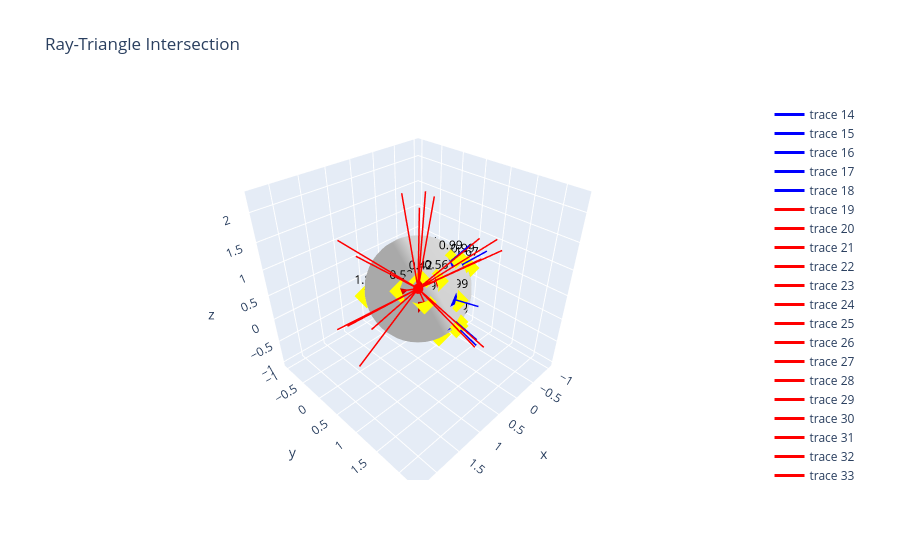

Notebook source saved alongside this figure:
### Markdown cell above
### 3. Ray Intersection
Cast 5 random rays from a point inside and a point outside the sphere, and highlight intersected triangles.

### Code cell
# Point inside (e.g., origin) and outside (e.g., [1, 1, 1])
inside_pt = torch.tensor([[0.0, 0.0, 0.0]], device='cuda', dtype=torch.float32).repeat(5, 1)
outside_pt = torch.tensor([[0.8, 0.8, 0.8]], device='cuda', dtype=torch.float32).repeat(20, 1)

ray_origins = torch.cat([inside_pt, outside_pt], dim=0)

# Random directions
torch.manual_seed(32)
ray_dirs = torch.randn(ray_origins.size(0), 3, device='cuda', dtype=torch.float32)
ray_dirs = torch.nn.functional.normalize(ray_dirs, dim=1)

# Perform Ray-Triangle Intersection
ray_ids, tri_ids, int_pts, distances = mesh.get_ray_intersection(ray_origins, ray_dirs, return_distance=True)

# Fetch vertices and faces for visualization
v_np = mesh.vertices.cpu().numpy()
f_np = mesh.triangles.cpu().numpy()

# Base mesh
fig = go.Figure(data=[
    go.Mesh3d(
        x=v_np[:, 0], y=v_np[:, 1], z=v_np[:, 2],
        i=f_np[:, 0], j=f_np[:, 1], k=f_np[:, 2],
        color='lightgray', opacity=1, showscale=False
    )
])

# Inside point rays (Indices 0 to 4) -> Blue
inside_mask = ray_ids < 5
inside_tris = tri_ids[inside_mask].cpu().numpy()
if len(inside_tris) > 0:
    for tri_idx in inside_tris:
        face = f_np[tri_idx]
        pts = v_np[face]
        fig.add_trace(go.Mesh3d(
            x=pts[:, 0], y=pts[:, 1], z=pts[:, 2],
            i=[0], j=[1], k=[2],
            color='blue', opacity=1.0
        ))

# Outside point rays (Indices 5 to 9) -> Red
outside_mask = ray_ids >= 5
outside_tris = tri_ids[outside_mask].cpu().numpy()
if len(outside_tris) > 0:
    for tri_idx in outside_tris:
        face = f_np[tri_idx]
        pts = v_np[face]
        fig.add_trace(go.Mesh3d(
            x=pts[:, 0], y=pts[:, 1], z=pts[:, 2],
            i=[0], j=[1], k=[2],
            color='red', opacity=1.0
        ))

# Draw the rays as lines
for i in range(ray_origins.size(0)):
    start = ray_origins[i].cpu().numpy()
    end = start + ray_dirs[i].cpu().numpy() * 1.5  # length 1.5
    color = 'blue' if i < 5 else 'red'
    fig.add_trace(go.Scatter3d(
        x=[start[0], end[0]], y=[start[1], end[1]], z=[start[2], end[2]],
        mode='lines', line=dict(color=color, width=3)
    ))

# Draw the intersection points with distances
int_pts_np = int_pts.cpu().numpy()
dist_np = distances.cpu().numpy()
fig.add_trace(go.Scatter3d(
    x=int_pts_np[:, 0], y=int_pts_np[:, 1], z=int_pts_np[:, 2],
    mode='markers+text',
    marker=dict(color='yellow', size=8, symbol='diamond'),
    text=[f"{d:.2f}" for d in dist_np],
    textposition="top center",
    textfont=dict(color='black', size=12),
    name='Intersections'
))

# Draw the points
fig.add_trace(go.Scatter3d(
    x=[0.0, 0.8], y=[0.0, 0.8], z=[0.0, 0.8],
    mode='markers', marker=dict(color=['blue', 'red'], size=6)
))

fig.update_layout(scene=dict(aspectmode='data'), title="Ray-Triangle Intersection")
fig.show()

### Figure 1 — Plotly figure (JSON) as saved in the notebook; plotly's stock layout.template omitted (floating-point values rounded to 4 significant figures; data arrays with more than 128 entries replaced by an {"elided": "..."} marker saying what was removed)
{"data": [{"color": "lightgray", "i": {"elided": "960 int values"}, "j": {"elided": "960 int values"}, "k": {"elided": "960 int values"}, "opacity": 1, "showscale": false, "type": "mesh3d", "x": {"elided": "482 float values"}, "y": {"elided": "482 float values"}, "z": {"elided": "482 float values"}}, {"color": "blue", "i": [0], "j": [1], "k": [2], "opacity": 1, "type": "mesh3d", "x": [-4.038e-08, 0.1913, -4.287e-08], "y": [0.9239, 0.9619, 0.9808], "z": [0.3827, 0.1951, 0.1951]}, {"color": "blue", "i": [0], "j": [1], "k": [2], "opacity": 1, "type": "mesh3d", "x": [-4.287e-08, 0.1802, -4.038e-08], "y": [0.9808, 0.9061, 0.9239], "z": [-0.1951, -0.3827, -0.3827]}, {"color": "blue", "i": [0], "j": [1], "k": [2], "opacity": 1, "type": "mesh3d", "x": [-0.2126, -0.1379, -0.2706], "y": [0.5133, 0.6935, 0.6533], "z": [0.8315, 0.7071, 0.7071]}, {"color": "blue", "i": [0], "j": [1], "k": [2], "opacity": 1, "type": "mesh3d", "x": [-0.5, -0.4619, -0.5879], "y": [0.5, 0.6913, 0.5879], "z": [0.7071, 0.5556, 0.5556]}, {"color": "blue", "i": [0], "j": [1], "k": [2], "opacity": 1, "type": "mesh3d", "x": [-4.038e-08, -3.634e-08, -0.1802], "y": [0.9239, 0.8315, 0.9061], "z": [-0.3827, -0.5556, -0.3827]}, {"color": "red", "i": [0], "j": [1], "k": [2], "opacity": 1, "type": "mesh3d", "x": [0.5, 0.5879, 0.3928], "y": [0.5, 0.5879, 0.5879], "z": [0.7071, 0.5556, 0.7071]}, {"color": "red", "i": [0], "j": [1], "k": [2], "opacity": 1, "type": "mesh3d", "x": [0.6533, 0.6935, 0.5133], "y": [0.6533, 0.6935, 0.7682], "z": [0.3827, 0.1951, 0.3827]}, {"color": "red", "i": [0], "j": [1], "k": [2], "opacity": 1, "type": "mesh3d", "x": [0.7682, 0.8536, 0.6913], "y": [0.3182, 0.3536, 0.4619], "z": [0.5556, 0.3827, 0.5556]}, {"color": "red", "i": [0], "j": [1], "k": [2], "opacity": 1, "type": "mesh3d", "x": [0.2706, 0.3182, 0.1379], "y": [0.6533, 0.7682, 0.6935], "z": [0.7071, 0.5556, 0.7071]}, {"color": "red", "i": [0], "j": [1], "k": [2], "opacity": 1, "type": "mesh3d", "x": [-0.8155, -0.9239, -0.8315], "y": [-0.5449, -0.3827, -0.5556], "z": [0.1951, -4.371e-08, -4.371e-08]}, {"color": "red", "i": [0], "j": [1], "k": [2], "opacity": 1, "type": "mesh3d", "x": [0.7071, 0.5449, 0.6935], "y": [-0.7071, -0.8155, -0.6935], "z": [-4.371e-08, -0.1951, -0.1951]}, {"color": "red", "i": [0], "j": [1], "k": [2], "opacity": 1, "type": "mesh3d", "x": [-0.1084, -1.673e-08, -0.07466], "y": [0.5449, 0.3827, 0.3753], "z": [-0.8315, -0.9239, -0.9239]}, {"color": "red", "i": [0], "j": [1], "k": [2], "opacity": 1, "type": "mesh3d", "x": [-0.7682, -0.8155, -0.8536], "y": [0.5133, 0.5449, 0.3536], "z": [0.3827, 0.1951, 0.3827]}, {"line": {"color": "blue", "width": 3}, "mode": "lines", "type": "scatter3d", "x": [0, -0.1511], "y": [0, 1.338], "z": [0, -0.662]}, {"line": {"color": "blue", "width": 3}, "mode": "lines", "type": "scatter3d", "x": [0, 0.05157], "y": [0, 1.447], "z": [0, 0.3906]}, {"line": {"color": "blue", "width": 3}, "mode": "lines", "type": "scatter3d", "x": [0, -0.3089], "y": [0, 0.8908], "z": [0, 1.167]}, {"line": {"color": "blue", "width": 3}, "mode": "lines", "type": "scatter3d", "x": [0, 0.02808], "y": [0, 1.462], "z": [0, -0.3357]}, {"line": {"color": "blue", "width": 3}, "mode": "lines", "type": "scatter3d", "x": [0, -0.7522], "y": [0, 0.9403], "z": [0, 0.8945]}, {"line": {"color": "red", "width": 3}, "mode": "lines", "type": "scatter3d", "x": [0.8, -0.6201], "y": [0.8, 0.541], "z": [0.8, 0.3921]}, {"line": {"color": "red", "width": 3}, "mode": "lines", "type": "scatter3d", "x": [0.8, 1.854], "y": [0.8, -0.007745], "z": [0.8, 0.1031]}, {"line": {"color": "red", "width": 3}, "mode": "lines", "type": "scatter3d", "x": [0.8, -0.05137], "y": [0.8, 0.3157], "z": [0.8, 1.936]}, {"line": {"color": "red", "width": 3}, "mode": "lines", "type": "scatter3d", "x": [0.8, 0.28], "y": [0.8, 0.4386], "z": [0.8, 2.16]}, {"line": {"color": "red", "width": 3}, "mode": "lines", "type": "scatter3d", "x": [0.8, 2.282], "y": [0.8, 0.9385], "z": [0.8, 0.987]}, {"line": {"color": "red", "width": 3}, "mode": "lines", "type": "scatter3d", "x": [0.8, 0.9947], "y": [0.8, 2.279], "z": [0.8, 0.6384]}, {"line": {"color": "red", "width": 3}, "mode": "lines", "type": "scatter3d", "x": [0.8, 0.1775], "y": [0.8, 1.852], "z": [0.8, 1.67]}, {"line": {"color": "red", "width": 3}, "mode": "lines", "type": "scatter3d", "x": [0.8, -0.6614], "y": [0.8, 0.8271], "z": [0.8, 1.137]}, {"line": {"color": "red", "width": 3}, "mode": "lines", "type": "scatter3d", "x": [0.8, 0.6881], "y": [0.8, 0.3487], "z": [0.8, 2.226]}, {"line": {"color": "red", "width": 3}, "mode": "lines", "type": "scatter3d", "x": [0.8, 1.106], "y": [0.8, -0.07422], "z": [0.8, -0.3799]}, {"line": {"color": "red", "width": 3}, "mode": "lines", "type": "scatter3d", "x": [0.8, -0.4992], "y": [0.8, 1.295], "z": [0.8, 1.363]}, {"line": {"color": "red", "width": 3}, "mode": "lines", "type": "scatter3d", "x": [0.8, 2.053], "y": [0.8, 0.7955], "z": [0.8, -0.02408]}, {"line": {"color": "red", "width": 3}, "mode": "lines", "type": "scatter3d", "x": [0.8, -0.1214], "y": [0.8, -0.08914], "z": [0.8, 1.581]}, {"line": {"color": "red", "width": 3}, "mode": "lines", "type": "scatter3d", "x": [0.8, 0.6997], "y": [0.8, -0.4549], "z": [0.8, -0.01561]}, {"line": {"color": "red", "width": 3}, "mode": "lines", "type": "scatter3d", "x": [0.8, 0.1918], "y": [0.8, 1.556], "z": [0.8, -0.3437]}, {"line": {"color": "red", "width": 3}, "mode": "lines", "type": "scatter3d", "x": [0.8, -0.6964], "y": [0.8, 0.8775], "z": [0.8, 0.7305]}, {"line": {"color": "red", "width": 3}, "mode": "lines", "type": "scatter3d", "x": [0.8, 1.338], "y": [0.8, -0.4778], "z": [0.8, 1.372]}, {"line": {"color": "red", "width": 3}, "mode": "lines", "type": "scatter3d", "x": [0.8, -0.302], "y": [0.8, -0.09957], "z": [0.8, 0.3241]}, {"line": {"color": "red", "width": 3}, "mode": "lines", "type": "scatter3d", "x": [0.8, 0.8484], "y": [0.8, -0.699], "z": [0.8, 0.7741]}, {"line": {"color": "red", "width": 3}, "mode": "lines", "type": "scatter3d", "x": [0.8, 0.1124], "y": [0.8, 0.551], "z": [0.8, -0.5097]}, {"marker": {"color": "yellow", "size": 8, "symbol": "diamond"}, "mode": "markers+text", "name": "Intersections", "text": ["0.99", "0.42", "0.49", "1.00", "0.52", "0.56", "0.99", "0.99", "0.99", "2.22", "1.80", "1.91", "1.67"], "textfont": {"color": "black", "size": 12}, "textposition": "top center", "type": "scatter3d", "x": [0.03414, 0.4922, 0.5768, 0.01864, 0.7653, 0.271, -0.2046, -0.4981, -0.09991, -0.833, 0.6796, -0.07476, -0.7818], "y": [0.9582, 0.5487, 0.7191, 0.9705, 0.366, 0.7035, 0.5901, 0.6227, 0.8846, -0.5331, -0.7069, 0.4832, 0.5115], "z": [0.2586, 0.6671, 0.3748, -0.2229, 0.5179, 0.6481, 0.7728, 0.5924, -0.4378, 0.09477, -0.1794, -0.8662, 0.3457]}, {"marker": {"color": ["blue", "red"], "size": 6}, "mode": "markers", "type": "scatter3d", "x": [0, 0.8], "y": [0, 0.8], "z": [0, 0.8]}], "layout": {"scene": {"aspectmode": "data"}, "title": {"text": "Ray-Triangle Intersection"}}}
